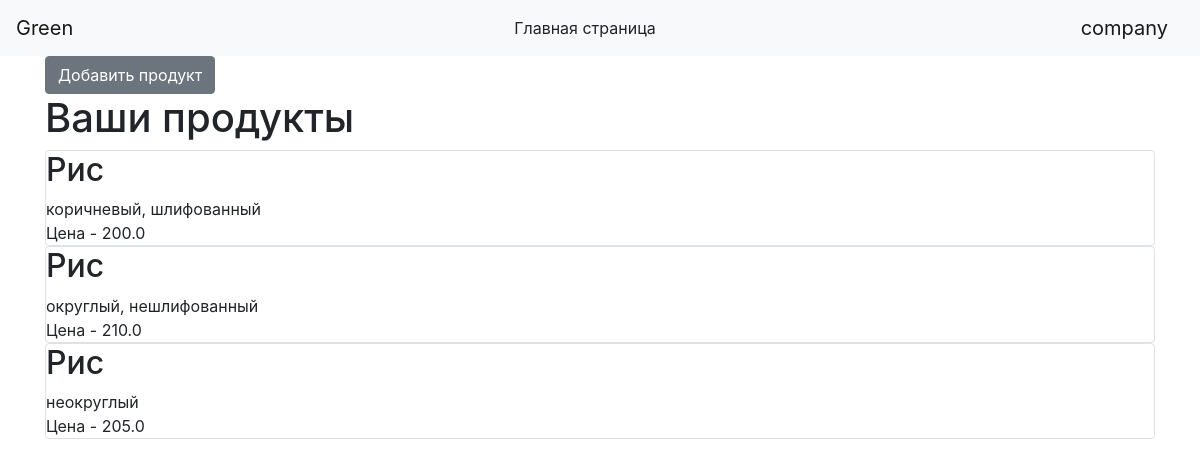
Screenshot of /my_products (signed in) with the database file from the repository.
### data/users.py (models this page shows, shortened)
class User(SqlAlchemyBase, UserMixin, SerializerMixin):
    __tablename__ = 'users'
    id = sqlalchemy.Column(sqlalchemy.Integer,
                           primary_key=True, autoincrement=True)
    login = sqlalchemy.Column(sqlalchemy.String, nullable=True)
    email = sqlalchemy.Column(sqlalchemy.String,
                              index=True, unique=True, nullable=True)
    hashed_password = sqlalchemy.Column(sqlalchemy.String, nullable=True)
    created_date = sqlalchemy.Column(sqlalchemy.DateTime,
                                     default=datetime.datetime.now)
    is_company = sqlalchemy.Column(sqlalchemy.Boolean)

### data/product.py (models this page shows)
class Products(SqlAlchemyBase):
    __tablename__ = 'products'
    id = sqlalchemy.Column(sqlalchemy.Integer,
                           primary_key=True, autoincrement=True)
    title = sqlalchemy.Column(sqlalchemy.String, nullable=True)
    description = sqlalchemy.Column(sqlalchemy.String, nullable=True)
    city = sqlalchemy.Column(sqlalchemy.String, nullable=True)
    price = sqlalchemy.Column(sqlalchemy.Float, nullable=True)
    created_date = sqlalchemy.Column(sqlalchemy.String, nullable=False)
    company_id = sqlalchemy.Column(sqlalchemy.Integer,
                                   sqlalchemy.ForeignKey("users.id"))
    company = orm.relation('User')

### main.py (the view)
@app.route('/my_products')
@login_required
def my_products():
    db_sess = db_session.create_session()
    products = db_sess.query(Products).filter(Products.company_id == current_user.id)
    if not current_user.is_company:
        return render_template("deny.html")
    return render_template("products_company.html", products=products)

### data/db_session.py (called while the page is built)
def create_session() -> Session:
    global __factory
    return __factory()

### main.py (called while the page is built)
@login_manager.user_loader
def load_user(user_id):
    db_sess = db_session.create_session()
    return db_sess.query(User).get(user_id)

### templates/products_company.html
{% extends "base.html" %}
{% block content %}
{% if current_user.is_authenticated %}
<a href="add_products" class="btn btn-secondary">Добавить продукт</a>
{% endif %}
<h1>Ваши продукты</h1>
{% for item in products%}
<div class="col-md6 border rounded">
    <h2>{{item.title}}</h2>
    <div>
        {{item.description}}
    </div>
    <div>
        Цена - {{ item.price }}
    </div>
</div>
{% endfor %}
{% endblock %}

### templates/base.html (shortened to what this page needs)
<!doctype html>
<html lang="en">
<head>
    <link rel="stylesheet"
          href="https://stackpath.bootstrapcdn.com/bootstrap/4.4.1/css/bootstrap.min.css"
>
</head>
<body>
<header>
    <nav class="navbar navbar-light bg-light">
        <a class="navbar-brand" href="#">Green</a>
        {% if current_user.is_authenticated %}
        <a class="btn btn-light" href="/">Главная страница</a>
        <a class="navbar-brand" href="/profile/{{ current_user.id }}">{{ current_user.login }}</a>
        {% else %}
        <a class="btn btn-light" href="/">Главная страница</a>
        <p>
            <a class="btn btn-warning" href="/register">Зарегистрироваться</a>
            <a class="btn btn-success" href="/login">Войти</a>
        </p>
        {% endif %}
    </nav>
</header>
<main role="main" class="container">
    {% block content %}{% endblock %}
</main>
</body>
</html>

### rows the page displays
User: login "company"
Products: title "Рис", description "коричневый, шлифованный", price "200.0"
Products: title "Рис", description "округлый, нешлифованный", price "210.0"
Products: title "Рис", description "неокруглый", price "205.0"
